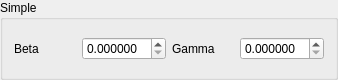
<?xml version="1.0" encoding="UTF-8"?>
<ui version="4.0">
 <class>sir_simple_group_box</class>
 <widget class="QGroupBox" name="sir_simple_group_box">
  <property name="geometry">
   <rect>
    <x>0</x>
    <y>0</y>
    <width>338</width>
    <height>80</height>
   </rect>
  </property>
  <property name="sizePolicy">
   <sizepolicy hsizetype="Fixed" vsizetype="Fixed">
    <horstretch>0</horstretch>
    <verstretch>0</verstretch>
   </sizepolicy>
  </property>
  <property name="windowTitle">
   <string>SIR - Simple</string>
  </property>
  <property name="title">
   <string>Simple</string>
  </property>
  <layout class="QHBoxLayout" name="horizontalLayout">
   <item>
    <widget class="QLabel" name="beta_label">
     <property name="text">
      <string>Beta</string>
     </property>
    </widget>
   </item>
   <item>
    <widget class="QDoubleSpinBox" name="beta_spin_box">
     <property name="decimals">
      <number>6</number>
     </property>
     <property name="singleStep">
      <double>0.000001000000000</double>
     </property>
    </widget>
   </item>
   <item>
    <widget class="QLabel" name="gamma_label">
     <property name="text">
      <string>Gamma</string>
     </property>
    </widget>
   </item>
   <item>
    <widget class="QDoubleSpinBox" name="gamma_spin_box">
     <property name="decimals">
      <number>6</number>
     </property>
     <property name="singleStep">
      <double>0.000001000000000</double>
     </property>
    </widget>
   </item>
  </layout>
 </widget>
 <resources/>
 <connections/>
</ui>
